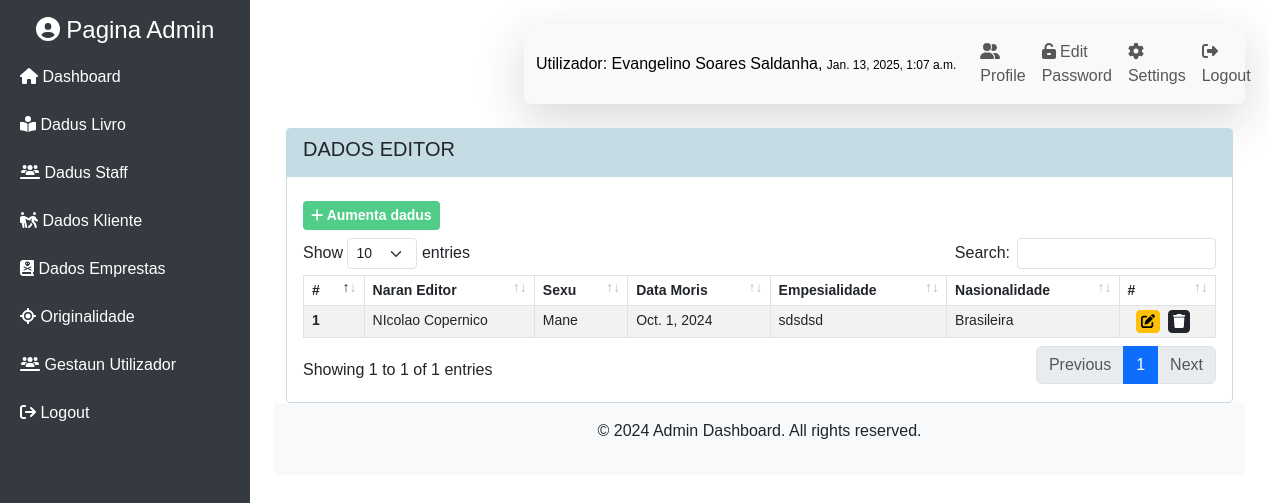
Screenshot of /home/editor_livro/ (signed in) with the database file from the repository.
### mainApp/models.py (models this page shows, shortened)
class Staff(models.Model):
    SEXO_CHOICES = [
        ('Mane', 'Mane'),
        ('Feto', 'Feto'),
    ]
    STADU_CIVIL = [
        ('Solteiro', 'Solteiro'),
        ('Kassadu', 'Kassadu'),
        ('Diborsiadu', 'Diborsiadu'),
        ('Barlakeadu', 'Barlakeadu')
    ]
    id_staff = models.UUIDField(primary_key=True, default=uuid.uuid4, editable=False)
    naran_staff = models.CharField(max_length=225, blank=True, null=True)
    sexu = models.CharField(max_length=4, choices=SEXO_CHOICES, blank=True, null=True)
    data_moris = models.DateField(blank=True, null=True)
    id_suku = models.ForeignKey(Suku, related_name='staff', on_delete=models.CASCADE, blank=True, null=True)
    endereso = models.CharField(max_length=225, blank=True, null=True)
    no_tlf = models.CharField(max_length=20, blank=True, null=True)
    estadu_sivil = models.CharField(max_length=15, default='', choices=STADU_CIVIL,blank=True, null=True)
    user = models.OneToOneField(User, on_delete=models.CASCADE, null= True)
    foto = models.ImageField(
        upload_to='foto_staff/',
        validators=[FileExtensionValidator(allowed_extensions=['png', 'jpg', 'jpeg'])],
        null=True,
        blank=True,
        default='default.png'
    )

class EditorLivro(models.Model):
    SEXO_CHOICES = [
        ('Mane', 'Mane'),
        ('Feto', 'Feto'),
]
    id_editor = models.UUIDField(primary_key=True, default=uuid.uuid4, editable=False)
    naran_editor = models.CharField(max_length=225)
    sexu = models.CharField(max_length=4, choices=SEXO_CHOICES)
    data_moris = models.DateField()
    nasionalidade = models.CharField(max_length=200)
    espesialidade = models.TextField()

### mainApp/views/views_admin.py (the view)
# urls.py: path('editor_livro/', views.editor_livro, name='editor_livro'),
@login_required
def editor_livro(request):
    editor = EditorLivro.objects.all()
    context = {
        'title': 'Dados Editor',
        'sub_title': 'Dados Editor',
        'editor' : editor
    }
    return render(request, 'module/mod_editor/editor.html', context)

### mainApp/templates/module/mod_editor/editor.html (shortened to what this page needs)
{% extends 'base.html' %}
{% block content %}
<div class="row mt-4">
    <div class="col-md-12">
        <div class="card rounded-1" id="card">
            <div class="card-header rounded-0" id="card-header">
                <div class="cart-title">
                    <h5 class="card-title">{{sub_title}}</h5>
                </div>
            </div>
            <div class="card-body">
                <div class="my-2">
                    <a href="{% url 'add_editor' %}" class="btn btn-sm" id="btn_add"><i class="fa fa-plus"></i> Aumenta dadus</a>
                </div>
               <div class="table-responsive">
                <table id="activityTable" class="table table-striped table-bordered">
                    <thead>
                        <tr>
                            <th scope="col" class="py-1">#</th>
                            <th scope="col" class="py-1">Naran Editor</th>
                            <th scope="col" class="py-1">Sexu</th>
                            <th scope="col" class="py-1">Data Moris</th>
                            <th scope="col" class="py-1">Empesialidade</th>
                            <th scope="col" class="py-1">Nasionalidade</th>
                            <th scope="col" class="py-1">#</th>
                        </tr>
                    </thead>
                    <tbody>
                        {% for i in editor %}
                        <tr>
                            <th scope="row" class="py-1">{{forloop.counter}}</th>
                            <td class="py-1">{{i.naran_editor}}</td>
                            <td class="py-1">{{i.sexu}}</td>
                            <td class="py-1">{{i.data_moris}}</td>
                            <td class="py-1">{{i.espesialidade}}</td>
                            <td class="py-1">{{i.nasionalidade}}</td>
                            <td class="py-1">
                               <div class="d-flex">
                                    <form action="{% url 'update_editor' i.id_editor %}">
                                        <button type="submit" class="btn btn-sm py-0 px-1 btn-warning mx-2"><i class="fa fa-edit"></i></button>
                                    </form>
                                    <form action="{% url 'delete_editor' i.id_editor %}">
                                        <button type="submit" class="btn btn-sm py-0 px-1 btn-dark"><i class="fa fa-trash"></i></button>
                                    </form>
                               </div>
                            </td>
                        </tr>
                        {% endfor %}
                    </tbody>
                </table>
               </div>
            </div>
        </div>
    </div>
</div>
{% endblock %}

### templates/navbar.html (shortened to what this page needs)
<nav class="navbar navbar-expand-lg navbar-light bg-light shadow-lg rounded-2">
    <div class="container-fluid rounded-1">
        <a class="navbar-brand fs-6" href="#">Utilizador: {{request.user.staff.naran_staff}}, <span
                style="font-size: 12px;">{{user.last_login}}</span></a>
        <div class="collapse navbar-collapse" id="navbarSupportedContent">
            <ul class="navbar-nav ms-auto mb-2 mb-lg-0">
                <li class="nav-item">
                    <a class="nav-link" href="{% url 'detallu_staff' request.user.staff.id_staff %}"><i
                            class="fa fa-user-friends"></i> Profile</a>
                </li>
                <li class="nav-item">
                    <a class="nav-link" href="{% url 'change-password' %}"><i class="fa fa-unlock-keyhole"></i> Edit
                        Password</a>
                </li>
                <li class="nav-item">
                    <a class="nav-link" href="{% url 'update_staff' request.user.staff.id_staff %}"><i
                            class="fa fa-gear"></i> Settings</a>
                </li>
                <li class="nav-item">
                    <a class="nav-link" href="{% url 'logout' %}"><i class="fa fa-sign-out-alt "></i> Logout</a>
                </li>
            </ul>
        </div>
    </div>
</nav>

### static/css/style.css (style rules this page uses)
body { font-family: 'Arial', sans-serif; overflow-x: hidden; }
.navbar { margin-left: 250px; transition: margin-left 0.3s ease; }
th { font-size: 14px; }
td { font-size: 14px; }
#card-header { background-color: #c5dce4; border: none; }
#card { border-color: rgb(197, 220, 228); }
.card-title { text-transform: uppercase; }
#btn_add { background-color: #50cd89; border: 0px; font-weight: bold; border-radius: 4px; color: white; }

### rows the page displays
EditorLivro: naran_editor "NIcolao Copernico", sexu "Mane", data_moris "Oct. 1, 2024", espesialidade "sdsdsd", nasionalidade "Brasileira"

### other values shown
{{ request.user.staff.naran_staff }} "Evangelino Soares Saldanha"
{{ user.last_login }} "Jan. 13, 2025, 1:07 a.m."
{{ sub_title }} "DADOS EDITOR"
